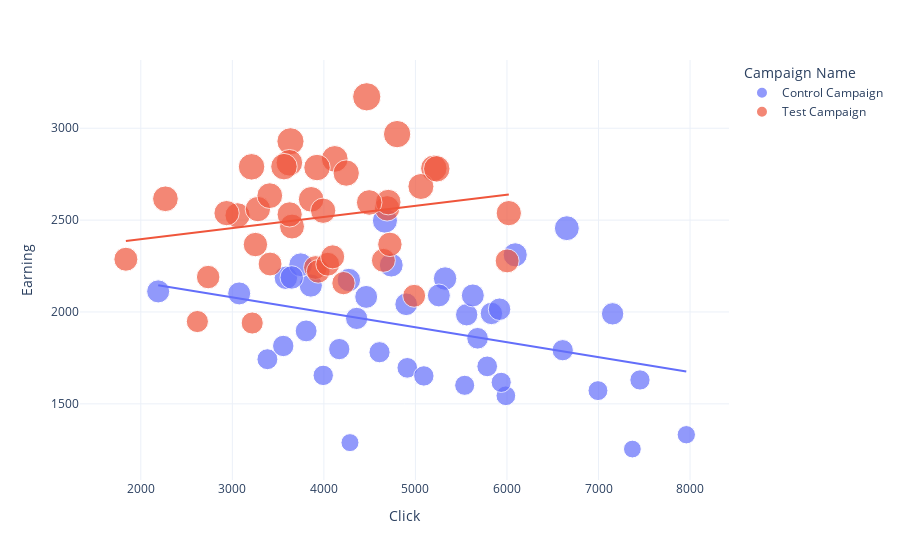

Source (notebook cell):
### Markdown cell above
#### Earnings vs Clicks

### Code cell
figure = px.scatter(data_frame = ab_data, 
                    x="Click",
                    y="Earning", 
                    size="Earning", 
                    color= "Campaign Name", 
                    trendline="ols")
figure.show()

### Figure 1 — Plotly figure (JSON) as saved in the notebook; plotly's stock layout.template omitted (floating-point values rounded to 4 significant figures)
{"data": [{"hovertemplate": "Campaign Name=Control Campaign<br>Click=%{x}<br>Earning=%{marker.size}<extra></extra>", "legendgroup": "Control Campaign", "marker": {"color": "#636efa", "size": [2311, 1743, 1798, 1696, 1544, 2082, 1815, 1965, 1652, 2456, 2174, 1992, 1655, 1985, 1601, 2182, 1254, 2144, 1792, 1332, 2112, 1630, 1990, 2101, 2042, 1617, 2186, 1704, 1897, 1857, 2015, 2497, 2090, 2090, 1572, 2257, 1781, 2188, 2255, 1289], "sizemode": "area", "sizeref": 7.928, "symbol": "circle"}, "mode": "markers", "name": "Control Campaign", "orientation": "v", "showlegend": true, "type": "scatter", "x": [6090, 3383, 4168, 4911, 5988, 4462, 3556, 4358, 5092, 6654, 4273, 5830, 3993, 5560, 5538, 5324, 7370, 3857, 6609, 7959, 2190, 7453, 7154, 3075, 4899, 5937, 3585, 5784, 3806, 5679, 5919, 4667, 5627, 5256, 6994, 3747, 4608, 3649, 4736, 4285], "xaxis": "x", "y": [2311, 1743, 1798, 1696, 1544, 2082, 1815, 1965, 1652, 2456, 2174, 1992, 1655, 1985, 1601, 2182, 1254, 2144, 1792, 1332, 2112, 1630, 1990, 2101, 2042, 1617, 2186, 1704, 1897, 1857, 2015, 2497, 2090, 2090, 1572, 2257, 1781, 2188, 2255, 1289], "yaxis": "y"}, {"hovertemplate": "<b>OLS trendline</b><br>Earning = -0.0812442 * Click + 2322.97<br>R<sup>2</sup>=0.127278<br><br>Campaign Name=Control Campaign<br>Click=%{x}<br>Earning=%{y} <b>(trend)</b><extra></extra>", "legendgroup": "Control Campaign", "marker": {"color": "#636efa", "symbol": "circle"}, "mode": "lines", "name": "Control Campaign", "showlegend": false, "type": "scatter", "x": [2190, 3075, 3383, 3556, 3585, 3649, 3747, 3806, 3857, 3993, 4168, 4273, 4285, 4358, 4462, 4608, 4667, 4736, 4899, 4911, 5092, 5256, 5324, 5538, 5560, 5627, 5679, 5784, 5830, 5919, 5937, 5988, 6090, 6609, 6654, 6994, 7154, 7370, 7453, 7959], "xaxis": "x", "y": [2145.0, 2073.0, 2048.0, 2034.0, 2032.0, 2027.0, 2019.0, 2014.0, 2010.0, 1999.0, 1984.0, 1976.0, 1975.0, 1969.0, 1960.0, 1949.0, 1944.0, 1938.0, 1925.0, 1924.0, 1909.0, 1896.0, 1890.0, 1873.0, 1871.0, 1866.0, 1862.0, 1853.0, 1849.0, 1842.0, 1841.0, 1836.0, 1828.0, 1786.0, 1782.0, 1755.0, 1742.0, 1724.0, 1717.0, 1676.0], "yaxis": "y"}, {"hovertemplate": "Campaign Name=Test Campaign<br>Click=%{x}<br>Earning=%{marker.size}<extra></extra>", "legendgroup": "Test Campaign", "marker": {"color": "#EF553B", "size": [1940, 2929, 2526, 2281, 2782, 2157, 2560, 2564, 2242, 2368, 2613, 2221, 3171, 1948, 2812, 2260, 2088, 2538, 2683, 2300, 2538, 2833, 2756, 2791, 2616, 2367, 2790, 2287, 2633, 2261, 2190, 2786, 2465, 2779, 2551, 2278, 2531, 2598, 2596, 2968], "sizemode": "area", "sizeref": 7.928, "symbol": "circle"}, "mode": "markers", "name": "Test Campaign", "orientation": "v", "showlegend": true, "type": "scatter", "x": [3217, 3635, 3057, 4650, 5201, 4214, 3279, 4691, 3908, 4721, 3861, 3938, 4468, 2618, 3623, 4042, 4986, 6020, 5060, 4096, 2937, 4119, 4244, 3564, 2269, 3252, 3210, 1837, 3409, 3412, 2736, 3925, 3652, 5233, 3992, 6002, 3626, 4703, 4495, 4800], "xaxis": "x", "y": [1940, 2929, 2526, 2281, 2782, 2157, 2560, 2564, 2242, 2368, 2613, 2221, 3171, 1948, 2812, 2260, 2088, 2538, 2683, 2300, 2538, 2833, 2756, 2791, 2616, 2367, 2790, 2287, 2633, 2261, 2190, 2786, 2465, 2779, 2551, 2278, 2531, 2598, 2596, 2968], "yaxis": "y"}, {"hovertemplate": "<b>OLS trendline</b><br>Earning = 0.060586 * Click + 2274.55<br>R<sup>2</sup>=0.039133<br><br>Campaign Name=Test Campaign<br>Click=%{x}<br>Earning=%{y} <b>(trend)</b><extra></extra>", "legendgroup": "Test Campaign", "marker": {"color": "#EF553B", "symbol": "circle"}, "mode": "lines", "name": "Test Campaign", "showlegend": false, "type": "scatter", "x": [1837, 2269, 2618, 2736, 2937, 3057, 3210, 3217, 3252, 3279, 3409, 3412, 3564, 3623, 3626, 3635, 3652, 3861, 3908, 3925, 3938, 3992, 4042, 4096, 4119, 4214, 4244, 4468, 4495, 4650, 4691, 4703, 4721, 4800, 4986, 5060, 5201, 5233, 6002, 6020], "xaxis": "x", "y": [2386.0, 2412.0, 2433.0, 2440.0, 2452.0, 2460.0, 2469.0, 2469.0, 2472.0, 2473.0, 2481.0, 2481.0, 2490.0, 2494.0, 2494.0, 2495.0, 2496.0, 2508.0, 2511.0, 2512.0, 2513.0, 2516.0, 2519.0, 2523.0, 2524.0, 2530.0, 2532.0, 2545.0, 2547.0, 2556.0, 2559.0, 2559.0, 2561.0, 2565.0, 2577.0, 2581.0, 2590.0, 2592.0, 2638.0, 2639.0], "yaxis": "y"}], "layout": {"legend": {"itemsizing": "constant", "title": {"text": "Campaign Name"}, "tracegroupgap": 0}, "margin": {"t": 60}, "xaxis": {"anchor": "y", "domain": [0, 1], "title": {"text": "Click"}}, "yaxis": {"anchor": "x", "domain": [0, 1], "title": {"text": "Earning"}}}}
